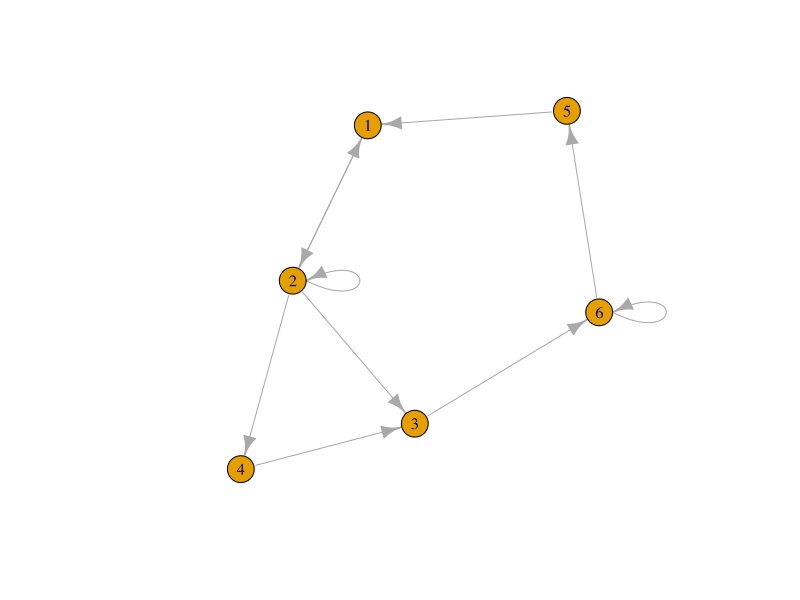
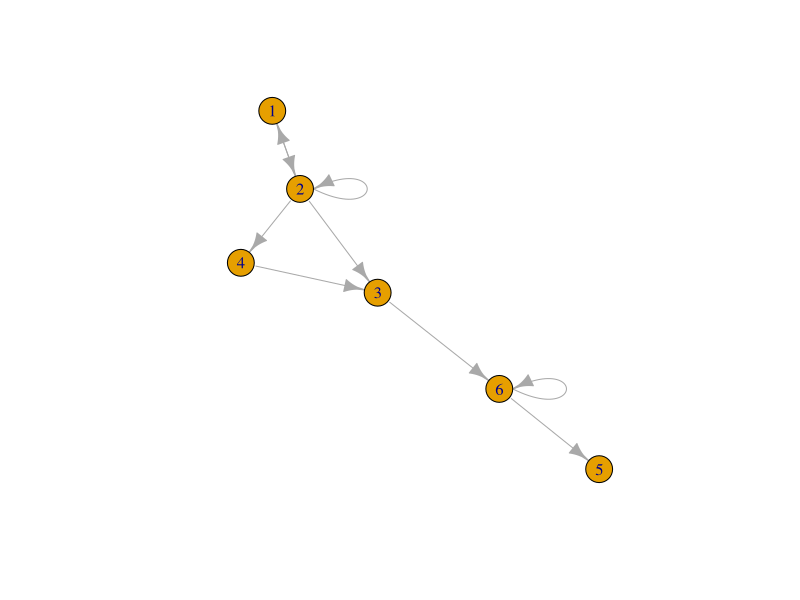
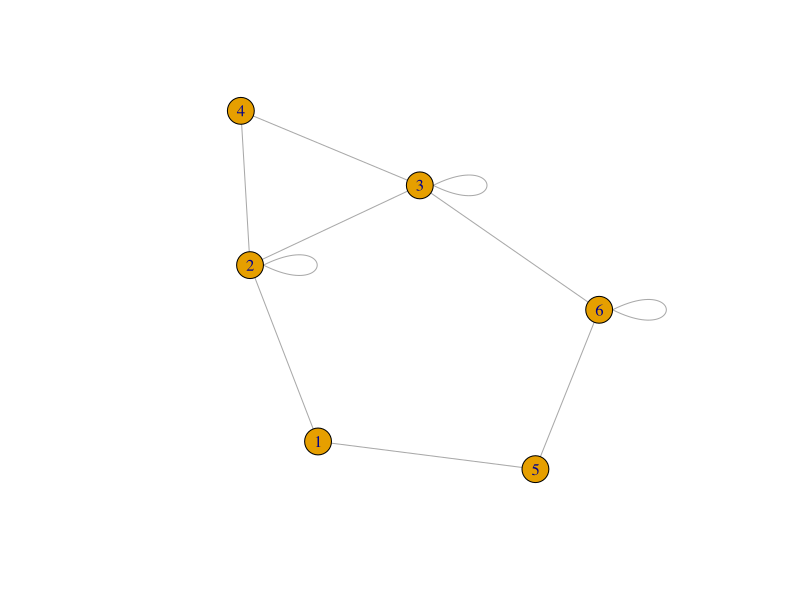

The R source for these figures, in order:
library(igraph)
library(expm)  

A1 = matrix(c(0,1,0,0,0,0,
             1,1,1,1,0,0,
             0,0,0,0,0,1,
             0,0,1,0,0,0,
             1,0,0,0,0,0,
             0,0,0,0,1,1),
           nr = 6, byrow = TRUE)
G1 = graph_from_adjacency_matrix(A1, mode = "directed")
plot(G1)
eccentricity(G1)
D = distances(G1, mode="out")
power_matrix = list()
power_matrix[[1]] = A1
for (i in 2:5) {
  power_matrix[[i]] = A1 %^% i
}
nb_shortest_paths = A1 * 0
for (i in 1:dim(A1)[1]) {
  for (j in 1:dim(A1)[2]) {
    if (i != j) {
      nb_shortest_paths[i,j] = power_matrix[[D[i,j]]][i,j]
    }
  }
}

A2 = matrix(c(0,1,0,0,0,0,
              1,1,1,1,0,0,
              0,0,0,0,0,1,
              0,0,1,0,0,0,
              0,0,0,0,0,0,
              0,0,0,0,1,1),
            nr = 6, byrow = TRUE)
G2 = graph_from_adjacency_matrix(A2, mode = "directed")
plot(G2)


A3 = matrix(c(0,1,0,0,1,0,
              1,1,1,1,0,0,
              0,1,1,0,0,1,
              0,1,1,0,0,0,
              0,0,0,0,0,1,
              0,0,1,0,1,1),
            nr = 6, byrow = TRUE)
G3 = graph_from_adjacency_matrix(A3, mode = "undirected")
plot(G3)
coreness(G3)
degree(G3)
